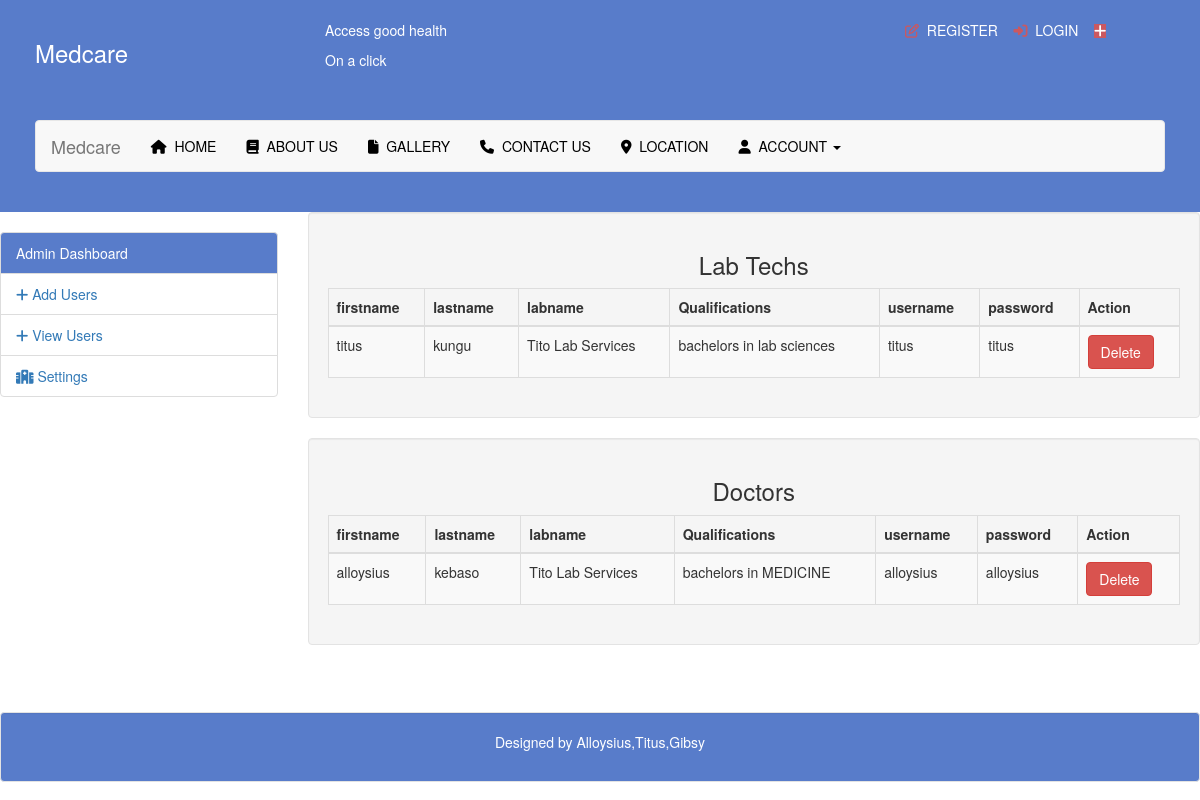
Screenshot of /Admin.php?view_users with the database file from the repository.
### tables this page shows
CREATE TABLE `lab_tech` (
  `id` int(11) NOT NULL,
  `firstname` text,
  `lastname` text,
  `labname` varchar(245) DEFAULT NULL,
  `qualification` varchar(200) DEFAULT NULL,
  `username` varchar(100) DEFAULT NULL,
  `password` varchar(100) DEFAULT NULL
);

CREATE TABLE `doctors` (
  `doctor_id` int(11) NOT NULL,
  `firstname` text,
  `lastname` text,
  `specialization` varchar(245) DEFAULT NULL,
  `qualification` varchar(245) DEFAULT NULL,
  `hospital_name` varchar(200) DEFAULT NULL,
  `username` varchar(100) NOT NULL,
  `password` varchar(100) NOT NULL
);

### view_users.php (the view, shortened to what this page needs)
<div class="well">
<h3 style="text-align:center">Lab Techs</h3>
<table class="table table-bordered table-striped">
<thead>
<tr>
<th>firstname</th>
<th>lastname</th>
<th>labname</th>
<th>Qualifications</th>
<th>username</th>
<th>password</th>
<th>Action</th>
</tr>
</thead>
<tbody>
<?php
$select="SELECT * FROM lab_tech";
$query=mysqli_query($connect,$select);
while($array=mysqli_fetch_array($query,MYSQLI_ASSOC)){
    $labtech_id=$array['id'];
    $firstname=$array['firstname'];
    $lastname=$array['lastname'];
    $labname=$array['labname'];
    $qualifications=$array['qualification'];
    $username=$array['username'];
    $passw=$array['password'];
    echo "
    <tr>
    <td>$firstname</td>
    <td>$lastname</td>
    <td>$labname</td>
    <td>$qualifications</td>
    <td>$username</td>
    <td>$passw</td>
    <td><a href='Admin.php?view_users&labtechid=$labtech_id' class='btn btn-danger'>Delete</a></td>
    </tr>
    ";
}
?>
</tbody>
</table>
</div>
<div class="well">
<h3 style="text-align:center">Doctors</h3>
<table class="table table-bordered table-striped">
<thead>
<tr>
<th>firstname</th>
<th>lastname</th>
<th>labname</th>
<th>Qualifications</th>
<th>username</th>
<th>password</th>
<th>Action</th>
</tr>
</thead>
<tbody>
<?php
$select="SELECT * FROM doctors";
$query=mysqli_query($connect,$select);
while($array=mysqli_fetch_array($query,MYSQLI_ASSOC)){
    $doctor_id=$array['doctor_id'];
    $firstname=$array['firstname'];
    $lastname=$array['lastname'];
    $qualifications=$array['qualification'];
    $username=$array['username'];
    $passw=$array['password'];
    echo "
    <tr>
    <td>$firstname</td>
    <td>$lastname</td>
    <td>$labname</td>
    <td>$qualifications</td>
    <td>$username</td>
    <td>$passw</td>
    <td><a href='Admin.php?view_users&doctorid=$doctor_id' class='btn btn-danger'>Delete</a></td>
    </tr>
    ";
}
?>
</tbody>
</table>
</div>

### header.php (shortened to what this page needs)
<!doctype html>
<html lang="en">
<head>
<link rel="stylesheet" href="css/bootstrap.min.css">
<link rel="stylesheet" href="csss/font-awesome.min.css">
</head>
<body>
<div class="container-fluid container-fluidd">
<div class="row" style="padding:20px">
<div class="col-lg-3 col-md-3 col-sm-12 col-xs-12 white" >
<h3>Medcare</h3>
</div>
<div class="col-lg-6 col-md-6 col-sm-12 col-xs-12 white">
<p>Access good health</p>
<p>On a click</p>
</div>
<div class="col-lg-3 col-md-3 col-sm-12 col-xs-12">
<?php
if(!isset($_SESSION['username'])){
echo '<a href="#register" data-toggle="modal" class="white unique"  ><i class="fa fa-edit orange"></i>&nbsp;&nbsp;REGISTER &nbsp;&nbsp;</a>
<a href="#login" data-toggle="modal" class="white unique" ><i class="fa fa-sign-in orange"></i>&nbsp;&nbsp;LOGIN &nbsp;&nbsp;</a>';
}else{
    echo "<a href='logout.php' class='white unique'><i class='fa fa-sign-out orange'></i>&nbsp;&nbsp;LOGOUT &nbsp;&nbsp;</a>";
}
?>
<a href="#about" data-toggle="modal" class="white unique" ><i class="fa fa-plus bgorange"></i></a>
</div>
</div>
<div class="container" style="padding:20px;">
<div class="navbar navbar-default">
<a href="#" class="navbar-brand">Medcare</a>
<div class="collapse navbar-collapse" id="collapsebar">
<ul class="nav navbar-nav">
<li><a href="#" class="hover" style="color:black"><i class="fa fa-home"></i>&nbsp;&nbsp;HOME</a></li>
<li><a href="#" class="hover" style="color:black"><i class="fa fa-book"></i>&nbsp;&nbsp;ABOUT US</a></li>
<li><a href="#" class="hover"style="color:black"><i class="fa fa-file"></i>&nbsp;&nbsp;GALLERY</a></li>
<li><a href="#" class="hover" style="color:black"><i class="fa fa-phone"></i>&nbsp;&nbsp;CONTACT US</a></li>
<li><a href="#" class="hover" style="color:black"><i class="fa fa-map-marker"></i>&nbsp;&nbsp;LOCATION</a></li>
<li class="dropdown"><a href="#" data-toggle="dropdown" class="hover" style="color:black"><i class="fa fa-user"></i>&nbsp;&nbsp;ACCOUNT&nbsp;<i class="caret"></i></a>
</li>
</ul>
</div>
</div>
</div>
</div>

### Admin.php (shortened to what this page needs)
<?php
include 'header.php';
?>
<div class="row" style="height:500px">
<div class="col-sm-3">
		<ul class="list-group noprint"style="margin-top: 20px;"id="quick_licks">
            <li class="list-group-item" style="background:#587cca;color:white">Admin Dashboard</li>
			<li class="list-group-item"><a href="Admin.php?add_users"><i class="fa fa-plus"></i>&nbsp;Add Users</a></li>
            <li class="list-group-item"><a href="Admin.php?view_users"><i class="fa fa-plus"></i>&nbsp;View Users</a></li>
			<li class="list-group-item"><a href="#"><i class="fa fa-hospital"></i>&nbsp;Settings</a></li>
		</ul>
</div>
<div class="col-sm-9">
<?php
if(isset($_GET['add_users'])){
    include 'add_users.php';
}else if(isset($_GET['view_users'])){
    include 'view_users.php';
}else if(!isset($_GET['add_users']) && !isset($_GET['view_users'])){
    include 'add_users.php';
}
?>
</div>
</div>
<?php include 'footer.php'; ?>

### footer.php (shortened to what this page needs)
<div class="well" style="background:#587cca;text-align:center;color:white">
<p>Designed by Alloysius,Titus,Gibsy</p>
</div>
</body>
</html>

### header.php (style rules this page uses)
.container-fluidd { background:#587cca; }
.white { color:white; }
.orange { color:#ca5860; }
.bgorange { background:#ca5860; }

### rows the page displays
lab_tech: firstname "titus", lastname "kungu", labname "Tito Lab Services", qualification "bachelors in lab sciences", username "titus", password "titus"
doctors: firstname "alloysius", lastname "kebaso", qualification "bachelors in MEDICINE", username "alloysius", password "alloysius"
